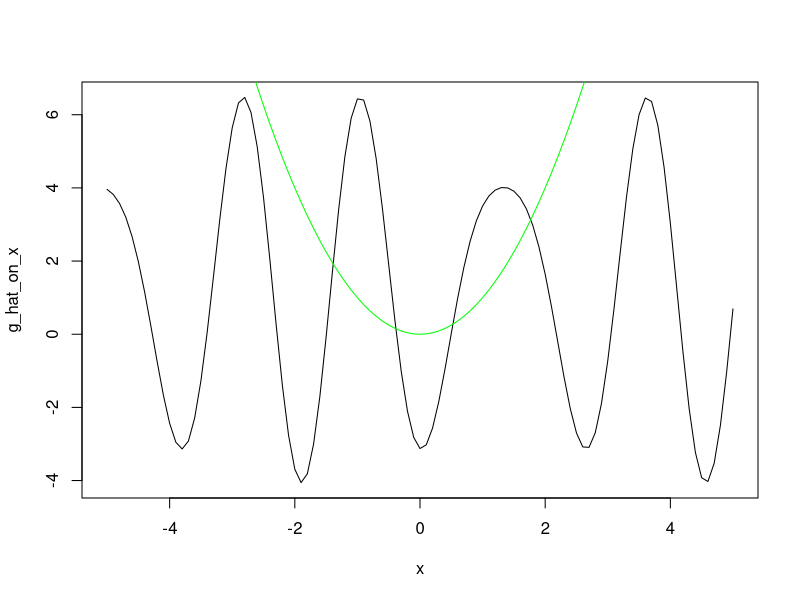
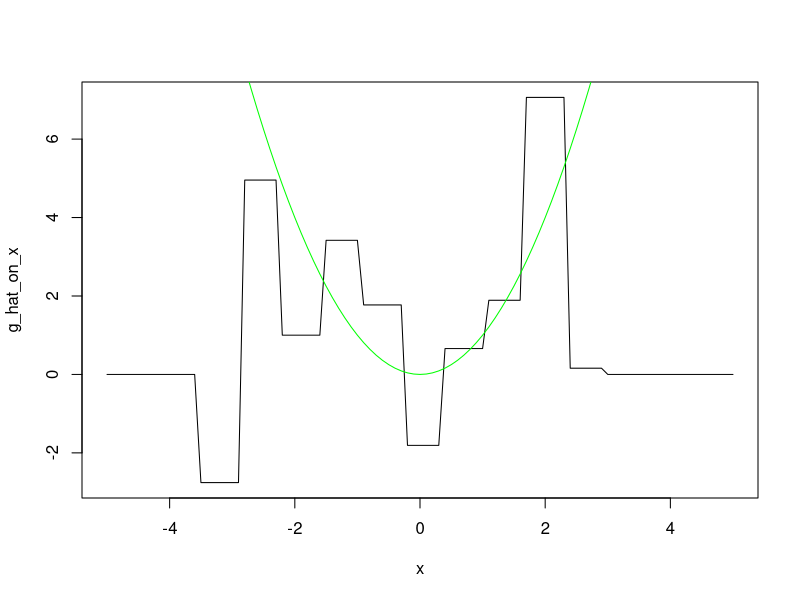
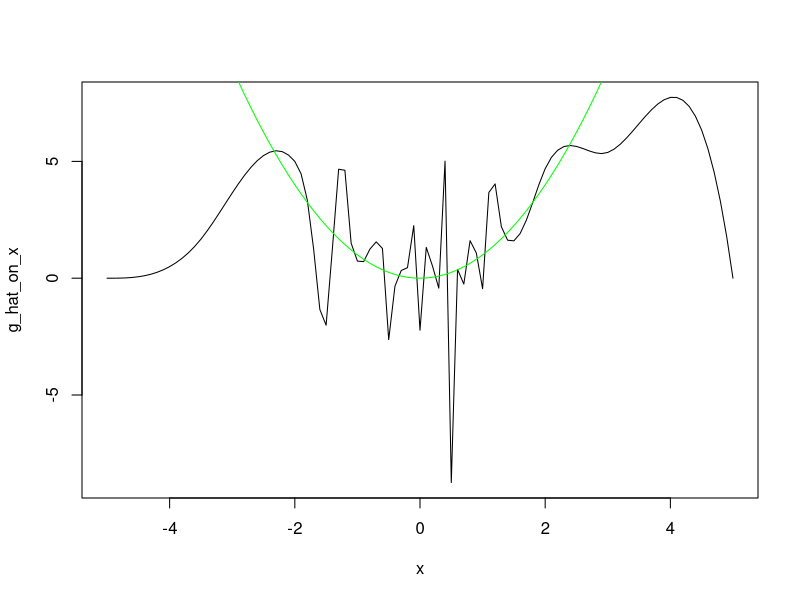

These figures' R source, in order: (Note: a time limit stopped this script after it produced the figures.)
#### Functions ####

# data generating function
g <- function(z){
  return (z**2)
}


# Fourier transform for the normal density
#fourier_transform <- function(x){
#  return(sqrt(2)*exp(-0.5*x**2))
#}

#Test avec w laplace density 
fourier_transform <- function(x){
  return (0.5*exp(-abs(x)))
}



# Omega 
calcul_omega <- function(W,n){
  Omega = matrix(0, n, n)
  for (i in 1:n){
    for (j in 1:n){
      Omega[i,j] = fourier_transform(W[i]-W[j])/n**2
    }}
  return(Omega)}


# M 
calcul_M <- function(g_test, gamma_hat, J, n, Z, Y, W, Omega, p_j, a, b, bool_splines, degree, g_hat_on_Z_val){
  M = 0
  if (bool_splines == 0){
    for (i in 1:n){
      for (j in 1:n){
        M = M + (Y[i] - g_test(Z[i], J, p_j, gamma_hat, Z, a,b))*(Y[j] - g_test(Z[j], J, p_j, gamma_hat, Z, a, b))*Omega[i,j]}
    }}
  else{
    for (i in 1:n){
      for (j in 1:n){
        M = M + (Y[i] - g_hat_on_Z_val[i])*(Y[j] - g_hat_on_Z_val[j])*Omega[i,j]
      }
    }
  }
  
  return(M)
}

create_P <- function(J, n, Z, p_j){
  a = min(Z)
  b = max(Z)
  P = matrix(0, J, n)
  for (j in 1:J){
    for (i in 1:n){
      P[j,i] = basis_a_b(j, J, Z[i], a, b, p_j)
    }
  }
  return(P)}

# create P for the splines
library(splines)
create_P_splines <- function(x, Z, J, degree){
  knots = quantile(Z, probs = seq(0, 1, length.out = J))
  return(bs(x, knots = knots, degree = degree, intercept = FALSE)[,1:length(knots)+degree-1])}


#create_P_splines <- function(x, Z, J){
#  return(bs(x, degree = J, intercept = FALSE))
#}

#P1 <- create_P_splines(Z,Z,3)

# Splines sans noeuds avec juste les poly
#create_P_splines <- function(x, Z, J){
#  n = length(x)
#  P <- matrix(0, n, J)
#  for (i in 1:n){
#   for (j in 1:J){
#      P[i,j] = (1/factorial(j-1))*x[i]**(j-1)
#    }
#  }
#  return(P)
#}

#create_P_splines <- function(x, Z, J){
#  n = length(Z)
#  P <- matrix(0, n, n+2)
#  for (i in 1:n){
#    P[i,1] = 1
#    P[i,2] = x[i]
#    for (j in 1:n){
#        P[i,j+2] = abs(x[i]-Z[j])**J
#    }
#  }
#  return(P)
#}
#P2 <- create_P_splines(Z,Z,3)

# Compute g_hat
g_hat <- function(z, J, p_j, gamma_hat, Z, a, b){
  p_j_vector = rep(0, J)
  for (j in 1:J){
    p_j_vector[j] = basis_a_b(j, J, z, a, b, p_j)
  }
  return(sum(gamma_hat*p_j_vector))
}



#### Bases ####
p_j_trigo_0_1 <-function(j, J, z){
  a = 2*pi*j*z
  #print(a)
  if (j==1){
    return(1)
  }
  if (j%%2 == 0){
    cos_val = cos(a)
    return(sqrt(2)*cos_val)
  }
  else{
    sin_val = sin(a)
    return(sqrt(2)*sin_val)
  }
}

p_j_hist_0_1 <-function(j, J, z){
  l = length(z)
  if (l>1){
    res = rep(0, l)
    for (i in 1:l){
      if (z[i] >= (j - 1) / J && z[i] < j / J) {
        res[i] = sqrt(J)
      } else {
        res[i] = 0
      }
    }
  return(res)}
  else{
    if (z >= (j - 1) / J && z < j / J) {
      return(sqrt(J))
    } else{
      return(0)
    }
  }
}


# generalize for interval [a,b]
basis_a_b <-function(j, J, z, a, b, p_j_0_1){
  return(p_j_0_1(j,J,((z-a)/(b-a)))/sqrt(b-a))
}



#### Gamma program ####
estimation_gamma <- function(n, J, W, Z, Y, p_j, bool_splines, degree){
  a = min(Z)
  b = max(Z)
  #compute Omega
  Omega <- calcul_omega(W,n)
  
  #compute P
  if (bool_splines == 1){
    P <- t(create_P_splines(Z, Z, J, degree))
  }
  else{
    P <- create_P(J,n,Z,p_j)
  }
  
  #compute gamma
  gamma_step = P%*%Omega%*%Y
  gamma_step_invert = solve(P%*%Omega%*%t(P))
  gamma_hat = gamma_step_invert%*%gamma_step
  
  return(gamma_hat)
}


#### Plot the function program ####
plot_function_true_est <- function(x, gamma_hat, p_j_hat, true_g, Z, bool_splines, degree){
  a = min(Z)
  b = max(Z)
  g_hat_on_x = rep(0, length(x))
  if (bool_splines == 0){ 
    for (i in 1:length(x)){
      g_hat_on_x[i] <- g_hat(x[i], J, p_j_hat, gamma_hat, Z, a, b)
    }}
  else{
    basis <- create_P_splines(x, Z, J, degree)
    g_hat_on_x <- basis%*%gamma_hat
  }
  g_on_x = g(x)
  plot(x, g_hat_on_x, type = 'l', col = 'black')
  lines(x, g_on_x, type = 'l', col = 'green')
}


#### Generate data ####
n = 1000
W = rnorm(n, 0, 1)
V = rnorm(n, 0, 1)
rhoev = 0.5
rhowz = 0.9
beta = sqrt((rhoev**2)/(1 - rhoev**2))
Z = (beta*W + V)/sqrt(1+beta**2)

eta = rnorm(n, 0, 1)
a = sqrt((rhowz**2)/(1 - rhowz**2))
eps = (a*V + eta)/sqrt(1+beta**2)

Y = g(Z) + eps



#### Estimation ####
Omega <- calcul_omega(W,n)


# trigonometric basis
J = 4
gamma_hat <- estimation_gamma(n,J,W,Z,Y,p_j_trigo_0_1, 0, none)

x = seq(-5, 5, by = 0.1)
plot_function_true_est(x, gamma_hat, p_j_trigo_0_1, g, Z, 0, none)


#histogram basis
J = 10
gamma_hat <- estimation_gamma(n,J,W,Z,Y,p_j_hist_0_1,0,none)

x = seq(-5, 5, by = 0.1)
plot_function_true_est(x, gamma_hat, p_j_hist_0_1, g, Z,0,none)


# spline basis 
J = 40
gamma_hat <- estimation_gamma(n,J,W,Z,Y, empty, 1, 3)

x = seq(-5, 5, by = 0.1)
plot_function_true_est(x, gamma_hat, empty , g, Z, 1, 3)



#### Optimization of J with cross validation on M ####
library(caret)
library(splines)

optimization_CV <- function(Z, W, Y, n, vect_J_to_test, p_train, p_j, bool_splines, degree){
  gamma_hat_list <- vector("list", length(vect_J_to_test))
  a = min(Z)
  b = max(Z)
  M_values <- numeric(length(vect_J_to_test))
  
  # split the data in training and test set
  sampled_data <- sample_train_test(Z, Y, W, p_train)
  Z_train <- sampled_data$Z_train
  Y_train <- sampled_data$Y_train
  W_train <- sampled_data$W_train
  Z_validation <- sampled_data$Z_validation
  Y_validation <- sampled_data$Y_validation
  W_validation <- sampled_data$W_validation
  n_train <- length(Z_train)
  
  # compute gamma_hat_train and g_hat_train for the training set
  for (j in 1:length(vect_J_to_test)){
    #compute gamma_hat_train
    gamma_hat <- estimation_gamma(n_train,vect_J_to_test[j],W_train,Z_train,Y_train,p_j, bool_splines, degree)
    gamma_hat_list[[j]] <- gamma_hat
    
  # compute the prediction of g_hat_train on the test set 
    n_val <- length(Z_validation)
    if (bool_splines == 0){ 
      g_hat_on_Z_val = rep(0, n_val)
      for (i in 1:n_val){
        g_hat_on_Z_val[i] <- g_hat(Z_validation[i], vect_J_to_test[j], p_j, gamma_hat, Z_train, a, b)
      }}
    else{
      basis <- create_P_splines(Z_validation, Z_train, vect_J_to_test[j], degree)
      g_hat_on_Z_val <-  basis%*%gamma_hat
    }
    
    # compute M and store it 
    Omega_val <- calcul_omega(W_validation,n_val)
    M_values[j] <- calcul_M(g_hat, gamma_hat, vect_J_to_test[j], n_val, Z_validation, Y_validation, W_validation, Omega_val, p_j, a, b, bool_splines, degree, g_hat_on_Z_val)
    }
  
  # return J corresponding to the smallest MSE
  J_opt = vect_J_to_test[which.min(M_values)]
  print(c(M_values, J_opt))
  gamma_hat <- estimation_gamma(n,J_opt,W,Z,Y,p_j,bool_splines, degree)
  #gamma_hat <- gamma_hat_list[J_opt] à tester voir si c good pour pas recalcuelr
  
  estimation_points <- rep(0, n)
  if (bool_splines == 0){ 
    for (i in 1:length(Z)){
      estimation_points[i] <- g_hat(Z[i], J_opt, p_j, gamma_hat, Z, a, b)
    }}
  else{
    basis <- create_P_splines(Z, Z, J_opt, degree)
    estimation_points <-  basis%*%gamma_hat
  }
  
  #On plot tous les points, mais on pourrait plot soit sur des points de l'intervalle soit sur seulement les pts de validation
  plot(Z, estimation_points)
  points(Z, Y, col = 'green')
}


sample_train_test <- function(Z, Y, W, p_train){
  # Create a single data frame with all variables
  df <- data.frame(Z = Z, Y = Y, W = W)
  
  # Create bins based on the X variable (you can modify the binning logic if needed)
  bins <- cut(df$Z, breaks = 3, labels = FALSE)
  
  # Sample indices for the training set using bins for stratification
  index_train <- createDataPartition(bins, p = p_train, list = FALSE)
  
  # Indices for the validation set (complementary to train indices)
  index_val <- setdiff(seq_len(nrow(df)), index_train)
  
  # Create train and validation sets based on indices
  train_set <- df[index_train, ]
  val_set   <- df[index_val, ]
  
  # Return the training and validation sets
  return(list(
    Z_train = train_set$Z, Y_train = train_set$Y, W_train = train_set$W,
    Z_validation = val_set$Z, Y_validation = val_set$Y, W_validation = val_set$W
  ))
}


# Test 
vect_J_to_test = seq(3, 20, by = 1)
optimization_CV(Z, W, Y, n, vect_J_to_test, 0.8, p_j_trigo_0_1, 0, none)


#### Optimization of J with Adaptive method (Fabienne Comte) ####
# à modifier en fonction de la borne sup que j'aurai trouvée et des propriétés des bases
optimization_adaptive <- function(Z, W, Y, n, vect_J_to_test, p_j, bool_splines, degree, xpenalty){
  a = min(Z)
  b = max(Z)
  
  estimation_points = rep(0,n)
  
  to_min = rep(0, length(vect_J_to_test))
  gamma_squared = rep(0, length(vect_J_to_test))
  penalty = rep(0, length(vect_J_to_test))
  
  for (j in 1:length(vect_J_to_test)){
    j_test <- vect_J_to_test[j]
    gamma_hat <- estimation_gamma(n,j_test,W,Z,Y,p_j, bool_splines, degree)
    gamma_squared[j] = sum(gamma_hat**2)
    penalty[j] = xpenalty * j_test /n
    to_min[j] = penalty[j] - gamma_squared[j]
  }
  
  J_opt = vect_J_to_test[which.min(to_min)]
  print(J_opt)
  print(to_min)
  gamma_hat <- estimation_gamma(n,J_opt,W,Z,Y,p_j, bool_splines, degree)
  if (bool_splines == 0){ 
    for (i in 1:length(Z)){
      estimation_points[i] <- g_hat(Z[i], J_opt, p_j, gamma_hat, Z, a, b)
    }}
  else{
    basis <- create_P_splines(Z, Z, J_opt, degree)
    estimation_points <-  basis%*%gamma_hat
  }
  plot(Z, estimation_points)
  points(Z, Y, col = 'green')
}

vect_J_to_test = seq(2, 20, by = 1)
#dépendant de la pénalisation et de la valeur de ||phi|| on a des formes différentes : algo à adapter + tard
optimization_adaptive(Z, W, Y, n, vect_J_to_test,p_j_trigo_0_1, 0, none, 2000)




#### Tests pour regarder la convergence ####
# fonction trigo
trigo_approx <- function(J_max_true, J_max_approx, n){
  gamma_true = runif(J_max_true, 0,1)
  gamma_hat_list = list()
  gamma_hat_list_all_k = list()
  
  
  #simulate data
  W = rnorm(n, 0, 1)
  V = rnorm(n, 0, 1)
  rhoev = 0.5
  rhowz = 0.9
  beta = sqrt((rhoev**2)/(1 - rhoev**2))
  Z = (beta*W + V)/sqrt(1+beta**2)
  
  eta = rnorm(n, 0, 1)
  a = sqrt((rhowz**2)/(1 - rhowz**2))
  eps = (a*V + eta)/sqrt(1+beta**2)
  
  #simulate Y
  for (k in 1:J_max_true){
    Y = g_trigo_k(k, Z, gamma_true) + eps
    # test different bases dimensions
    for (j in 1:J_max_approx){
      #compute gamma_hat
      gamma_hat <- estimation_gamma(n,j,W,Z,Y,p_j_trigo_0_1, 0, none)
      gamma_hat_list[[j]] = gamma_hat 
      }
    gamma_hat_list_all_k[[k]] <- gamma_hat_list
  }
  return(c(gamma_hat_list_all_k, sqrt(2)*gamma_true))
}


g_trigo_k <- function(k, Z, gamma_true){
  Y = rep(0, length(Z))
  for (z in 1:length(Z)){
    for (j in 1:k){
      Y[z] = Y[z] + gamma_true[j]*basis_a_b(j,k,Z[z], min(Z), max(Z),p_j_trigo_0_1)
    }
  }
  return(Y)
}


res <- trigo_approx(5, 10, 500)
